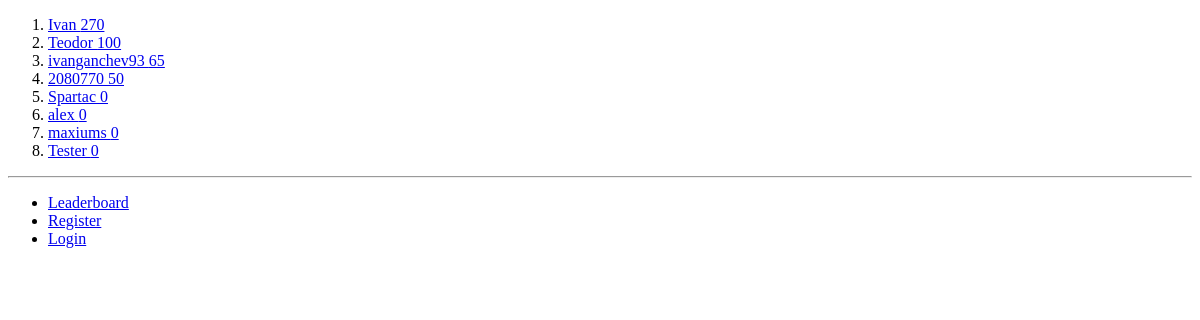
Page /Spartacus/leaderboard/ on the earlier database version.
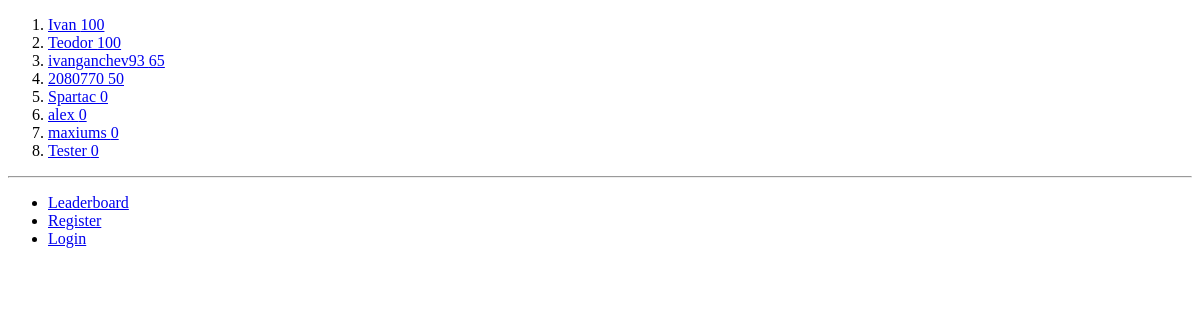
Same page on the later database version.
### Spartacus/models.py (models this page shows, shortened)
class Avatar(models.Model):
    user = models.OneToOneField(User)
    picture = models.ImageField(upload_to='profile_images', blank=True)
    cash = models.IntegerField(default = 1000)
    attack = models.IntegerField(default= 10)
    deffence = models.IntegerField(default= 10)
    strength = models.IntegerField(default= 10)
    agility = models.IntegerField(default= 10)
    intelligence = models.IntegerField(default = 10)
    victories = models.IntegerField(default = 0)
    points = models.IntegerField(default = 0) # for ranking...every time a gladiator fights get some amount of points

### Spartacus/views.py (the view)
def leaderboard(request):
    context_dict = {}
    try:
        avatars = Avatar.objects.order_by('-points')[:20]
        context_dict['avatars'] = avatars
    except:
        print "Query fail leaderboard"
    return render(request, 'Spartacus/leaderboard.html', context_dict)

### templates/Spartacus/leaderboard.html (shortened to what this page needs)
{% extends 'Spartacus/base.html' %}
{% load staticfiles %}
{% block body_block %}
    <ol>
        {% for avatar in avatars %}
            <li><a href="{% url 'avatar_view' avatar.user.username %}">{{ avatar.user.username}}   {{avatar.points}}</a></li>
        {% endfor %}
    </ol>
{% endblock %}

### templates/Spartacus/base.html (shortened to what this page needs)
<!DOCTYPE html>
{% load staticfiles %}
<html>
    <head lang="en">
    </head>
    <body>
        <div>
            {% block body_block %}{% endblock %}
        </div>
        <hr />
        <div>
          <ul>
            <li><a href="{% url 'leaderboard' %}">Leaderboard</a></li>
            {% if user.is_authenticated %}
                <li><a href="{% url 'avatar_view' user.username %}">My Avatar</a></li>
                <li><a href="{% url 'arena' %}">Arena</a></li>
                <li><a href="{% url 'market' %}">Market</a></li>
                <li><a href="{% url 'auth_logout' %}?next=/Spartacus/">Logout</a></li>
            {% else %}
                <li><a href="{% url 'registration_register' %}">Register</a></li>
                <li><a href="{% url 'auth_login' %}">Login</a></li>
            {% endif %}
            </ul>
        </div>
    </body>
</html>

Differences in the rows shown:
changed Avatar "Ivan": points "270" → "100"
